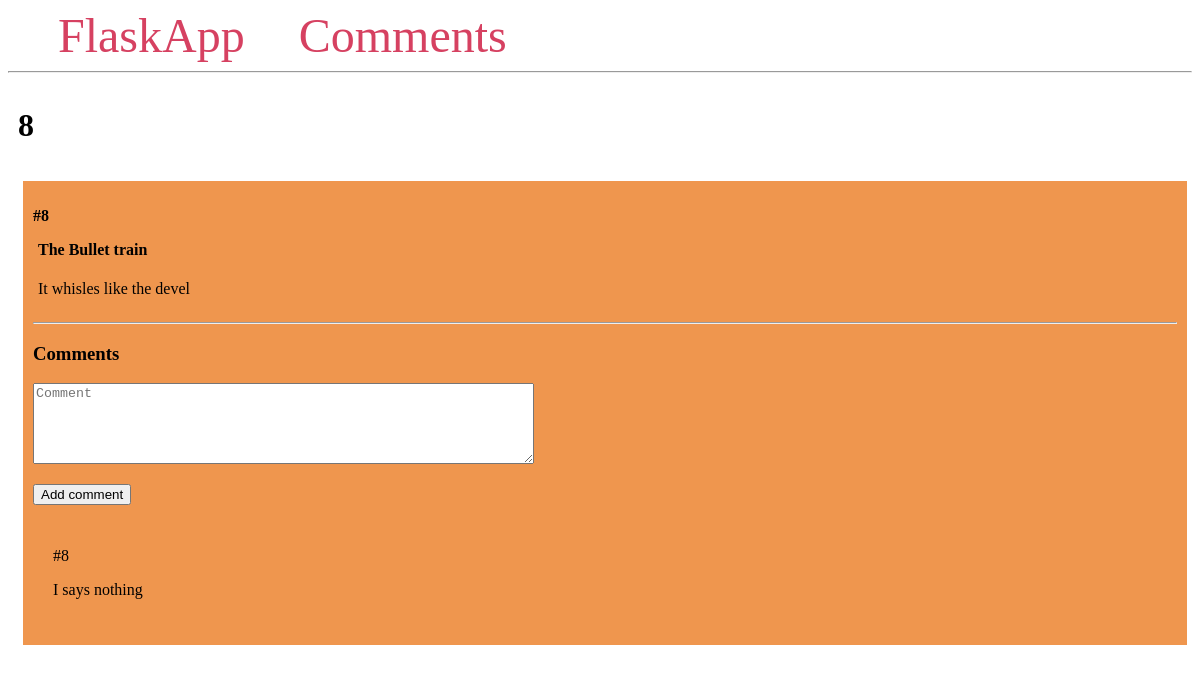
Page /8 on the committed database.
### app.py (models this page shows, shortened)
class Post(db.Model):
    id = db.Column(db.Integer, primary_key=True)
    title = db.Column(db.String(100))
    content = db.Column(db.Text)
    comments = db.relationship('Comment', backref='post')

class Comment(db.Model):
    id = db.Column(db.Integer, primary_key=True)
    content = db.Column(db.Text)
    post_id = db.Column(db.Integer, db.ForeignKey('post.id'))

### app.py (the view)
@app.route('/<int:post_id>', methods=['GET', 'POST'])
def post(post_id):
    post = Post.query.get_or_404(post_id)
    if request.method == 'POST':
        comment = Comment(content=request.form['content'], post=post)
        db.session.add(comment)
        db.session.commit()
        return redirect(url_for(post, post_id=post.id))
    return render_template('post.html', post=post)

### templates/post.html
{% extends 'base.html' %}
{% block content %}
    <span class="title"><h1>{% block title %}{{post.id}}{% endblock %}</h1></span>
    <div class="content">
        <div class="post">
            <p><b>#{{ post.id }}</b></p>
        <b>
            <p class="title"> {{ post.title }}</p>
        </b>
            <div class="content">
                <p>{{ post.content }}</p>
            </div>
        <hr>
        <h3>Comments</h3>
        <form method="post">
            <p>
                <textarea name="content"
                            placeholder="Comment"
                            cols="60"
                            rows="5"></textarea>
            </p>
            <p>
                <button type="submit">Add comment</button>
            </p>
        </form>
        {% for comment in post.comments %}
            <div class="comment">
                <p>#{{ comment.id }}</p>
                <p>{{ comment.content }}</p>
            </div>
        {% endfor %}
        </div>
    </div>
{% endblock %}

### templates/base.html (style rules this page uses)
.title { margin: 5px; }
.content { margin: 5px; width: 100%; display: flex; flex-direction: row; flex-wrap: wrap; }
.comment { padding: 10px; margin: 10px; background-color: hsl(27, 83%, 62%); }
.post { flex: 20%; padding: 10px; margin: 5px; background-color: hsl(27, 83%, 62%); inline-size: 100%; }

### rows in the picture
Post: id "8", title "The Bullet train", content "It whisles like the devel"
Comment: id "8", content "I says nothing"
